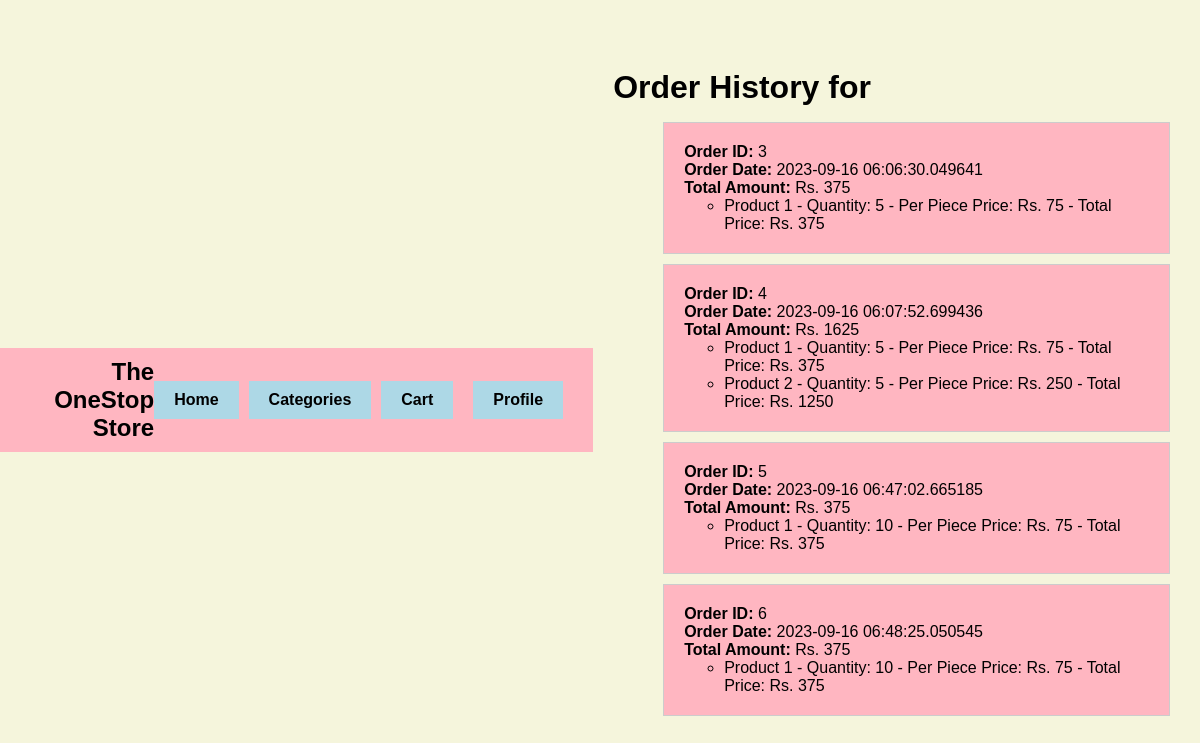
Screenshot of /order-history/3 with the database file from the repository.
### app.py (models this page shows, shortened)
class Order(db.Model):
    __tablename__ = "App_Orders"
    order_id = db.Column(db.Integer, primary_key=True)
    user_id = db.Column(db.Integer, db.ForeignKey('App_Users.user_id'), nullable=False)
    order_date = db.Column(db.DateTime, default=datetime.utcnow)
    order_items = db.Column(db.JSON, nullable=False)
    order_amount = db.Column(db.Integer, nullable=False)

### app.py (the view)
@app.route('/order-history/<int:user_id>')
def order_history(user_id):
    user = User.query.get(user_id)
    if user:
        orders = Order.query.filter_by(user_id=user_id).all()
        return render_template('order_history.html', user=user, orders=orders)
    else:
        return render_template('user_nf.html')

### templates/order_history.html (shortened to what this page needs)
<!DOCTYPE html>
<html>
<head>
    <link rel="stylesheet" href="style/style.css">
</head>
<body>
    {% include 'navbar.html' %}
    <div class="content order-history-container">
        <h1>Order History for {{ user.username }}</h1>
        {% if orders %}
            <ul class="order-list">
                {% for order in orders %}
                    <li class="order-item">
                        <strong>Order ID:</strong> {{ order.order_id }}<br>
                        <strong>Order Date:</strong> {{ order.order_date }}<br>
                        <strong>Total Amount:</strong> Rs. {{ order.order_amount }}
                        <ul class="order-items-list">
                            {% for product_name, details in order.order_items.items() %}
                                <li>{{ product_name }} - Quantity: {{ details[0] }} - Per Piece Price: Rs. {{ details[1] }} - Total Price: Rs. {{ details[2] }}</li>
                            {% endfor %}
                        </ul>
                    </li>
                {% endfor %}
            </ul>
        {% else %}
            <p>No orders found for this user.</p>
        {% endif %}
    </div>
</body>
</html>

### static/style.css (style rules this page uses)
body, h1, h2, h3, h4, h5, h6, p { margin: 0; padding: 0; }
body { background-color: beige; display: flex; justify-content: center; align-items: center; height: 100vh; font-family: Arial, sans-serif; }
body { background-color: beige; font-family: Arial, sans-serif; }

### templates/order_history.html (style rules this page uses)
body { background-color: beige; color: black; }
.order-history-container { margin: 20px; }
.order-item { border: 1px solid #ccc; padding: 20px; margin: 10px; background-color: lightpink; list-style-type: none; }

### templates/navbar.html (style rules this page uses)
body { background-color: beige; color: black; margin: 0; padding: 0; }

### rows the page displays
Order: order_id "3", order_date "2023-09-16 06:06:30.049641", order_amount "375", order_items "Product 1", details "5", details "75", details "375"
Order: order_id "4", order_date "2023-09-16 06:07:52.699436", order_amount "1625", order_items "Product 1" "Product 2", details "5" "5", details "75" "250", details "375" "1250"
Order: order_id "5", order_date "2023-09-16 06:47:02.665185", order_amount "375", order_items "Product 1", details "10", details "75", details "375"
Order: order_id "6", order_date "2023-09-16 06:48:25.050545", order_amount "375", order_items "Product 1", details "10", details "75", details "375"
